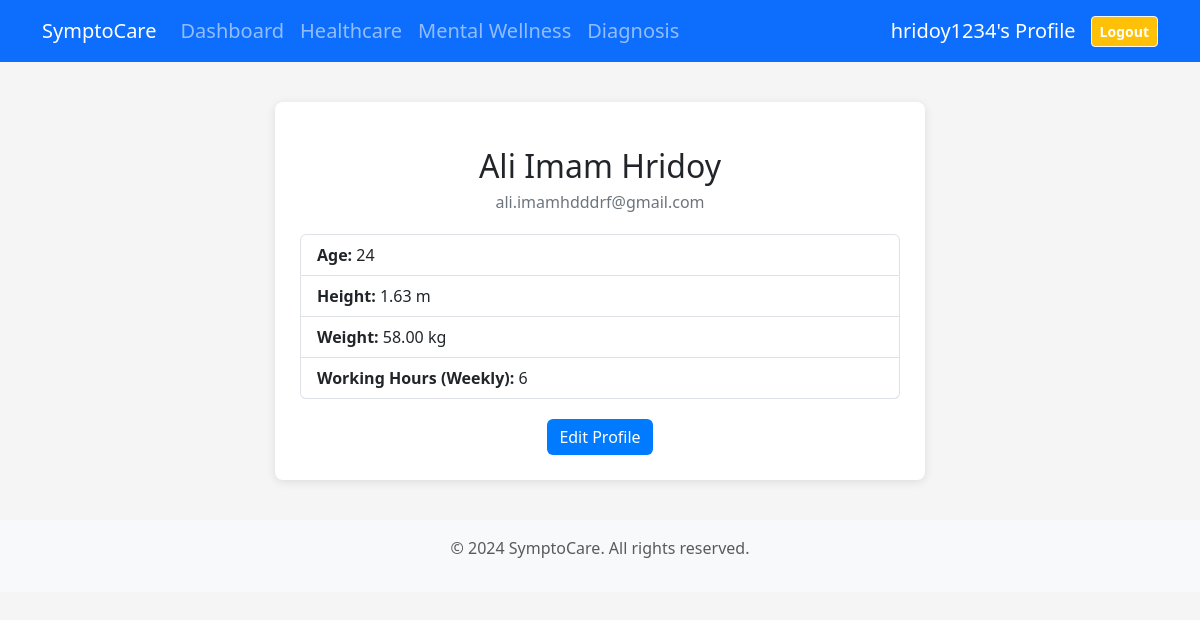
Screenshot of /userprofile/v/ (signed in) with the database file from the repository.
### bmiInput/models.py (models this page shows, shortened)
class UserProfile(models.Model):
    user = models.OneToOneField(User, on_delete=models.CASCADE, related_name='profile')
    age = models.PositiveIntegerField()
    gender = models.CharField(max_length=6, choices=[('male', 'Male'), ('female', 'Female')], default='male')
    height_value = models.DecimalField(max_digits=5, decimal_places=2)
    height_unit = models.CharField(max_length=5, choices=[('m', 'Meters'), ('ft', 'Feet')], default='ft')
    weight_value = models.DecimalField(max_digits=5, decimal_places=2)
    weight_unit = models.CharField(max_length=7, choices=[('kg', 'Kilograms'), ('lb', 'Pounds')], default='kg')
    disease_history = models.CharField(
        max_length=50,
        choices=[
            ('General', 'General'),
            ('Heart Disease', 'Heart Disease'),
        ],
        default='General',
        help_text="Select any pre-existing condition",
    )
    weekly_working_hours = models.PositiveIntegerField()

### userprofile/views.py (the view)
# urls.py: path('v/', view_profile, name='viewp'),
@login_required
def view_profile(request):
    user_profile, created = UserProfile.objects.get_or_create(user=request.user)
    return render(request, 'userprofile/view_profile.html', {
        'user': request.user,
        'user_profile': user_profile,
    })

### templates/userprofile/view_profile.html (shortened to what this page needs)
{% extends 'common_codes/interface.html' %}
{% load static %}
{% block main %}
    <div class="container">
        <div class="profile-wrapper">
            <div class="text-center profile-header">
                <h2>{{ user.first_name }} {{ user.last_name }}</h2>
                <p>{{ user.email }}</p>
            </div>
            <div class="profile-details">
                <ul class="list-group">
                    <li class="list-group-item"><strong>Age:</strong> {{ user_profile.age }}</li>
                    <li class="list-group-item"><strong>Height:</strong> {{ user_profile.height_value }} {{ user_profile.height_unit }}</li>
                    <li class="list-group-item"><strong>Weight:</strong> {{ user_profile.weight_value }} {{ user_profile.weight_unit }}</li>
                    <li class="list-group-item"><strong>Working Hours (Weekly):</strong> {{ user_profile.weekly_working_hours }}</li>
                </ul>
            </div>
            <div class="text-center">
                <a href="{% url 'editp' %}" class="btn btn-primary edit-button">Edit Profile</a>
            </div>
        </div>
    </div>
    {% endblock main %}

### templates/common_codes/interface.html (shortened to what this page needs)
{% load static %}
<!DOCTYPE html>
<html lang="en">
    <head>
        <link href="https://cdn.jsdelivr.net/npm/bootstrap@5.3.2/dist/css/bootstrap.min.css" rel="stylesheet">
        <link href="https://cdnjs.cloudflare.com/ajax/libs/font-awesome/5.15.4/css/all.min.css" rel="stylesheet">
    </head>
    <body>
        <nav class="navbar navbar-expand-lg navbar-dark bg-primary fs-5">
            <div class="container">
                <a class="navbar-brand" href="{% url 'dashbord' %}">SymptoCare</a>
                <div class="collapse navbar-collapse" id="navbarNav">
                    <ul class="navbar-nav me-auto">
                        <li class="nav-item">
                            <a class="nav-link {% if request.path == '/dashbord/' %}active{% endif %}" href="{% url 'dashbord' %}">Dashboard</a>
                          </li>
                        <li class="nav-item">
                            <a class="nav-link {% if request.path == '/healthcare/' %}active{% endif %}" href="{% url 'healthcare' %}">Healthcare</a>
                        </li>
                        <li class="nav-item">
                            <a class="nav-link {% if request.path == '/dashbord/m/' %}active{% endif %}" href="{% url 'mindfullness' %}">Mental Wellness</a>
                        </li>
                        <li class="nav-item">
                            <a class="nav-link {% if request.path == '/assessments/' %}active{% endif %}" href="{% url 'risk-measure' %}">Diagnosis</a>
                        </li>
                    </ul>
                    <div class="d-flex align-items-center ms-3">
                        <a href="{% url 'viewp' %}" class="profile-link">
                            <span>{{ user.username }}'s Profile</span>
                        </a>
                        <a href="{% url 'logout' %}" class="btn btn-sm btn-light btn-logout bg-warning text-white"><strong>Logout</strong></a>
                    </div>
                </div>
            </div>
        </nav>
        <main class="container mt-4">{% block main %}{% endblock main %}</main>
        <footer class="footer mt-auto py-3">
            <div class="container">
                <p class="text-muted">© 2024 SymptoCare. All rights reserved.</p>
            </div>
        </footer>
    </body>
</html>

### templates/common_codes/interface.html (style rules this page uses)
body { transition: background-color 0.3s ease, color 0.3s ease; --bs-font-size-lg: 1.25rem; --bs-font-size-sm: 0.775rem; }
.footer { background-color: #f8f9fa; padding: 20px 0; text-align: center; }
.profile-link { display: flex; align-items: center; color: white; text-decoration: none; }
.btn-logout { margin-left: 15px; }

### templates/userprofile/view_profile.html (style rules this page uses)
body { background-color: #f5f5f5; }
.profile-wrapper { max-width: 650px; margin: 40px auto; background: #fff; padding: 25px; border-radius: 8px; box-shadow: 0 2px 10px rgba(0, 0, 0, 0.1); }
.profile-header { margin: 20px 0; }
.profile-header h2 { margin-bottom: 5px; }
.profile-header p { color: #6c757d; }
.profile-details { margin-top: 20px; }
.profile-details .list-group-item { font-size: 16px; font-weight: 500; }
.edit-button { margin-top: 20px; background-color: #007bff; border: none; }

### rows the page displays
UserProfile: age "24", height_value "1.63", height_unit "m", weight_value "58.00", weight_unit "kg", weekly_working_hours "6"

### other values shown
{{ user.username }} "hridoy1234"
{{ user.first_name }} "Ali Imam"
{{ user.last_name }} "Hridoy"
{{ user.email }} "ali.imamhdddrf@gmail.com"
